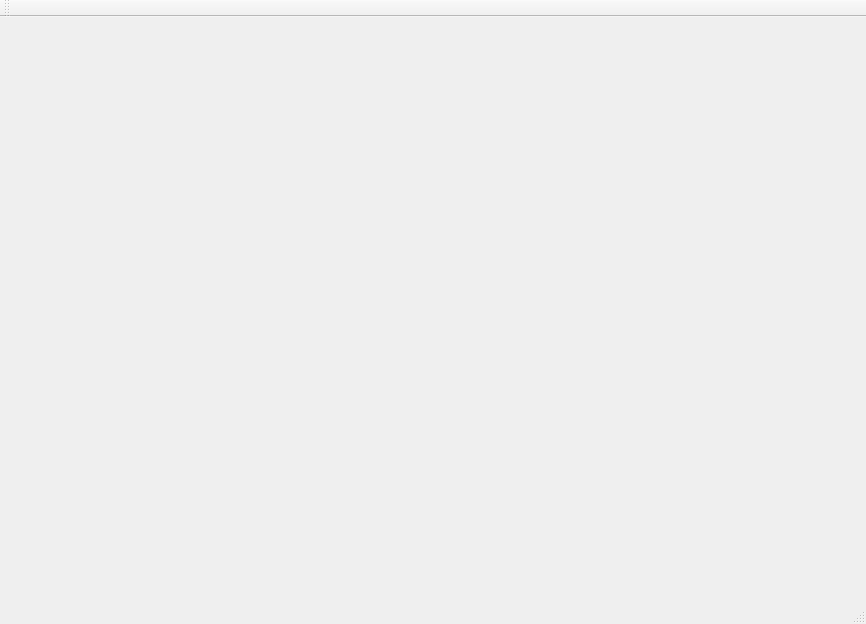
<?xml version="1.0" encoding="UTF-8"?>
<ui version="4.0">
 <class>MainWindow</class>
 <widget class="QMainWindow" name="MainWindow">
  <property name="geometry">
   <rect>
    <x>0</x>
    <y>0</y>
    <width>866</width>
    <height>624</height>
   </rect>
  </property>
  <property name="windowTitle">
   <string>MainWindow</string>
  </property>
  <widget class="QWidget" name="centralWidget">
   <layout class="QVBoxLayout" name="verticalLayout">
    <item>
     <widget class="QCustomPlot" name="widget" native="true"/>
    </item>
    <item>
     <widget class="QCustomPlot" name="widget_2" native="true"/>
    </item>
    <item>
     <widget class="QCustomPlot" name="widget_3" native="true"/>
    </item>
    <item>
     <widget class="QCustomPlot" name="widget_4" native="true"/>
    </item>
    <item>
     <widget class="QCustomPlot" name="widget_5" native="true"/>
    </item>
    <item>
     <widget class="QCustomPlot" name="widget_6" native="true"/>
    </item>
   </layout>
  </widget>
  <widget class="QMenuBar" name="menuBar">
   <property name="geometry">
    <rect>
     <x>0</x>
     <y>0</y>
     <width>866</width>
     <height>21</height>
    </rect>
   </property>
  </widget>
  <widget class="QToolBar" name="mainToolBar">
   <attribute name="toolBarArea">
    <enum>TopToolBarArea</enum>
   </attribute>
   <attribute name="toolBarBreak">
    <bool>false</bool>
   </attribute>
  </widget>
  <widget class="QStatusBar" name="statusBar"/>
 </widget>
 <layoutdefault spacing="6" margin="11"/>
 <customwidgets>
  <customwidget>
   <class>QCustomPlot</class>
   <extends>QWidget</extends>
   <header location="global">qcustomplot.h</header>
   <container>1</container>
  </customwidget>
 </customwidgets>
 <resources/>
 <connections/>
</ui>
